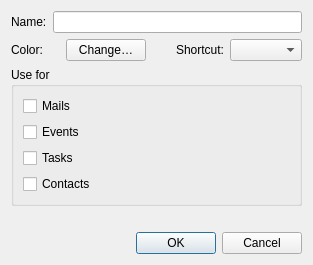
<?xml version="1.0" encoding="UTF-8"?>
<ui version="4.0">
 <class>TagEditor</class>
 <widget class="QWidget" name="TagEditor">
  <property name="windowTitle">
   <string>Tags</string>
  </property>
  <layout class="QVBoxLayout" name="layout">
   <item>
    <layout class="QFormLayout" name="tag">
     <item row="0" column="0">
      <widget class="QLabel" name="nameLabel">
       <property name="text">
        <string>Name:</string>
       </property>
       <property name="buddy">
        <cstring>name</cstring>
       </property>
      </widget>
     </item>
     <item row="0" column="1">
      <widget class="QLineEdit" name="name" />
     </item>
     <item row="1" column="0">
      <widget class="QLabel" name="colourLabel">
       <property name="text">
        <string>Color:</string>
       </property>
      </widget>
     </item>
     <item row="1" column="1">
      <layout class="QHBoxLayout" name="colourRow" stretch="0,0,0,0,1">
       <item>
        <widget class="QLabel" name="swatch" />
       </item>
       <item>
        <widget class="QPushButton" name="change">
         <property name="text">
          <string>Change…</string>
         </property>
        </widget>
       </item>
       <item>
        <spacer name="colourGap">
         <property name="orientation">
          <enum>Qt::Horizontal</enum>
         </property>
         <property name="sizeType">
          <enum>QSizePolicy::Fixed</enum>
         </property>
         <property name="sizeHint" stdset="0">
          <size>
           <width>24</width>
           <height>0</height>
          </size>
         </property>
        </spacer>
       </item>
       <item>
        <widget class="QLabel" name="shortcutLabel">
         <property name="text">
          <string>Shortcut:</string>
         </property>
        </widget>
       </item>
       <item>
        <widget class="QComboBox" name="shortcut" />
       </item>
      </layout>
     </item>
    </layout>
   </item>
   <item>
    <widget class="QGroupBox" name="useFor">
     <property name="title">
      <string>Use for</string>
     </property>
     <layout class="QVBoxLayout" name="kinds">
      <item>
       <widget class="QCheckBox" name="kindMail">
        <property name="text">
         <string>Mails</string>
        </property>
       </widget>
      </item>
      <item>
       <widget class="QCheckBox" name="kindEvents">
        <property name="text">
         <string>Events</string>
        </property>
       </widget>
      </item>
      <item>
       <widget class="QCheckBox" name="kindTasks">
        <property name="text">
         <string>Tasks</string>
        </property>
       </widget>
      </item>
      <item>
       <widget class="QCheckBox" name="kindContacts">
        <property name="text">
         <string>Contacts</string>
        </property>
       </widget>
      </item>
     </layout>
    </widget>
   </item>
   <item>
    <widget class="QLabel" name="problem" />
   </item>
   <item>
    <widget class="QDialogButtonBox" name="buttons">
     <property name="standardButtons">
      <set>QDialogButtonBox::Ok|QDialogButtonBox::Cancel</set>
     </property>
    </widget>
   </item>
  </layout>
 </widget>
 <resources />
 <connections />
</ui>
